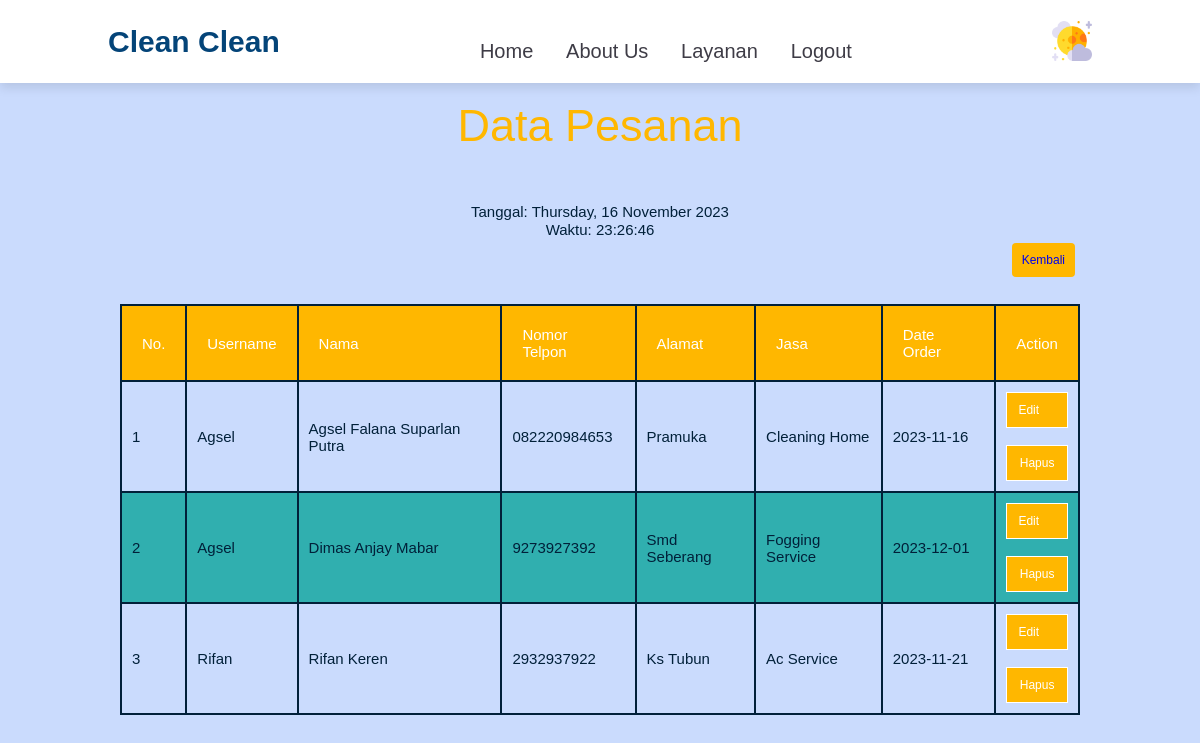
Screenshot of /views/data.php (signed in) with the database file from the repository.
### tables this page shows
CREATE TABLE `order` (
  `id` int(11) NOT NULL,
  `id_akun` int(12) NOT NULL,
  `name` varchar(50) NOT NULL,
  `number_phone` varchar(50) NOT NULL,
  `address` varchar(50) NOT NULL,
  `jasa` varchar(50) NOT NULL,
  `date_order` date NOT NULL
);

CREATE TABLE `akun` (
  `id_akun` int(12) NOT NULL,
  `username` text NOT NULL,
  `password` text NOT NULL,
  `role` enum('pelanggan','admin') NOT NULL
);

### views/data.php (the view, shortened to what this page needs)
<?php include('koneksi.php');
?>
<!DOCTYPE html>
<html lang="en">
<head>
    <link rel="stylesheet" href="../style/style1.css">
    <link rel="stylesheet" href="../style/style2.css">
    <link rel="stylesheet" href="../style/responsive.css">
</head>
    <body>
    <header>
        <a href="#" class="logo">Clean Clean</a>
        <nav class="navbar">
            <a class="btn"  href="../views/index.php">home</a>
            <a class="btn" href="../views/index.php">about us</a>
            <a class="btn" href="../views/index.php">layanan</a>
            <?php if(!isset($_SESSION['login'])) {?>
                <a class="btn" href="../views/login.php">Login</a>
            <?php } else {?>
                <a class="btn" href="logout.php">Logout</a>
            <?php } ?>
        </nav>
        <div class="mode">
            <img src="../images/moon.png" id="icon">
        </div>
    </header>
    <center><h1><b>Data Pesanan</b></h1></center>
    <br>
    <div class="tanggal">
        <center>
            <p>Tanggal: <?php echo date('l, d F Y'); ?></p>
            <p>Waktu: <?php echo date('H:i:s'); ?></p>
        </center>
    </div>
    <div class="btn-kelola">
        <button> <a href="index.php">Kembali</a> </button>
    </div>
    <br>
    <table>
        <thead>
            <tr>
                <th>No.</th>
                <th>Username</th>
                <th>Nama</th>
                <th>Nomor Telpon</th>
                <th>Alamat</th>
                <th>Jasa</th>
                <th>Date Order</th>
                <th>Action</th>
            </tr>
        </thead>
        <tbody>
                <?php
                $query = "SELECT * FROM `order` JOIN `akun` ON order.id_akun = akun.id_akun ORDER BY order.name ASC";
                $result = mysqli_query($koneksi, $query);
                $no = 1;
                while ($row = mysqli_fetch_assoc($result)) {
                ?>
                <tr>
                    <td><?php echo $no; ?></td>
                    <td><?php echo $row['username']; ?></td>
                    <td><?php echo $row['name']; ?></td>
                    <td><?php echo $row['number_phone']?></td>
                    <td><?php echo $row['address']?></td>
                    <td><?php echo $row['jasa']?></td>
                    <td><?php echo $row['date_order']?></td>
                    <td>
                        <a href="edit_order.php?id=<?php echo $row['id']; ?>">Edit &nbsp;&nbsp;&nbsp;&nbsp;</a>
                        <a href="hapus_order.php?id=<?php echo $row['id']; ?>" onclick="return confirm('Anda yakin ingin hapus data ini?')">Hapus</a>
                    </td>
                </tr>
                <?php
                    $no++;
                }
                ?>
            </tbody>
                </table>
</body>
</html>

### style/style1.css (style rules this page uses)
:root { --blue:#012039; --primary-color: #cadbfd; --secondary--color: #fff; --text-color: #121212; }
* { margin: 0; padding: 0; box-sizing: border-box; font-family: Verdana, Geneva, Tahoma, sans-serif; outline: none; border: none; text-decoration: none; text-transform: capitalize; transition: .2s linear; }
html { font-size: 62.5%; scroll-behavior: smooth; scroll-padding-top: 6rem; overflow-x: hidden; }
.btn { display: inline-block; margin-top: 2rem; border-radius: 5rem; background: var(--secondary--color); color: var(--blue); padding: .9rem 3.5rem; cursor: pointer; font-size: 1.7rem; }
header { position: fixed; top: 0; left: 0; right: 0; background: var(--secondary--color); padding: 2rem 9%; display: flex; align-items: center; justify-content: space-between; z-index: 1000; box-shadow: 0 .5rem 1rem rgba(0, 0, 0, .1); }
header .logo { font-size: 3rem; color: #044478; font-weight: bolder; }
header .navbar a { font-size: 2rem; padding: 0 1.5rem; color: #3e3c46; }
header .mode img { width: 40px; }
img { max-width: 100%; height: auto; }
p { margin: 1px 0; color: var(--text-color); font-size: 1.5rem; }
h1 { text-align: center; margin-top: 100px; margin-bottom: 20px; color: var(--text-color); font-size: 45px; }
body { background-color: var(--primary-color); }
button { background-color: #ffc801; color: #fff; padding: 10px 20px; border: none; border-radius: 4px; cursor: pointer; font-size: 16px; }

### style/style2.css (style rules this page uses)
* { font-weight: 400; }
:root { --blue:#012039; --primary-color: #cadbfd; --secondary--color: #fff; --text-color: #121212; }
body { background-color: var(--primary-color);; color: var(--blue); }
h1 { margin-top: 100px; text-transform: uppercase; color: rgb(255, 183, 0); }
table { border: 1px solid var(--blue); border-collapse: collapse; border-spacing: 0; width: 80%; margin: 10px auto; }
table thead th { background-color: rgb(255, 183, 0); border: 2px solid var(--blue); color: #ffffff; padding: 20px; text-align: left; font-size: 15px; }
table tbody td { margin-top: 500px; border: 2px solid var(--blue); color: var(--blue); padding: 10px; font-size: 15px; }
table tbody a { background-color: rgb(255, 183, 0); color: #ffff; padding: 10px; font-size: 12px; text-decoration: none; border: 1px solid; display: flex; align-items: center; justify-content: center; }
tbody tr:nth-child(even) { background-color: rgb(48, 175, 175); }
.btn-kelola { margin-top: 80px; text-align: right; margin-right: 100px; padding: 20px; padding-bottom: 1px; }
button { background-color: rgb(255, 183, 0); color: var(--blue); padding: 10px; font-size: 12px; border: 0; margin: 5px; }
.tanggal { margin-top: 20px; margin-bottom: -100px; }
.tanggal p { color: var(--blue); }

### rows the page displays
order: id_akun.username "Agsel", name "Agsel Falana Suparlan Putra", number_phone "082220984653", address "Pramuka", jasa "Cleaning Home", date_order "2023-11-16"
order: id_akun.username "Agsel", name "Dimas Anjay Mabar", number_phone "9273927392", address "Smd Seberang", jasa "Fogging Service", date_order "2023-12-01"
order: id_akun.username "Rifan", name "Rifan Keren", number_phone "2932937922", address "Ks Tubun", jasa "Ac Service", date_order "2023-11-21"
